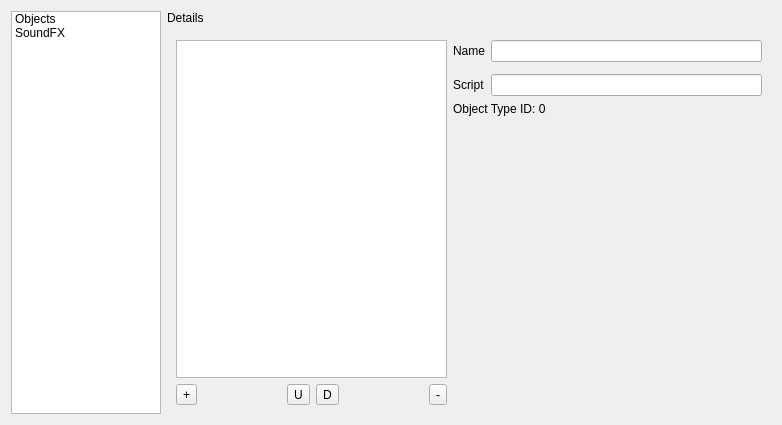
<?xml version="1.0" encoding="UTF-8"?>
<ui version="4.0">
 <class>StageConfigEditorv2</class>
 <widget class="QWidget" name="StageConfigEditorv2">
  <property name="geometry">
   <rect>
    <x>0</x>
    <y>0</y>
    <width>782</width>
    <height>425</height>
   </rect>
  </property>
  <property name="windowTitle">
   <string>Form</string>
  </property>
  <layout class="QGridLayout" name="gridLayout">
   <item row="0" column="1">
    <widget class="QLabel" name="sectionLabel">
     <property name="text">
      <string>Details</string>
     </property>
    </widget>
   </item>
   <item row="0" column="0" rowspan="2">
    <widget class="QListWidget" name="sectionList">
     <property name="sizePolicy">
      <sizepolicy hsizetype="Fixed" vsizetype="Expanding">
       <horstretch>0</horstretch>
       <verstretch>0</verstretch>
      </sizepolicy>
     </property>
     <property name="minimumSize">
      <size>
       <width>150</width>
       <height>0</height>
      </size>
     </property>
     <property name="maximumSize">
      <size>
       <width>150</width>
       <height>16777215</height>
      </size>
     </property>
     <item>
      <property name="text">
       <string>Objects</string>
      </property>
     </item>
     <item>
      <property name="text">
       <string>SoundFX</string>
      </property>
     </item>
    </widget>
   </item>
   <item row="1" column="1">
    <widget class="QStackedWidget" name="detailsWidget">
     <widget class="QWidget" name="objectsPage">
      <layout class="QGridLayout" name="gridLayout_3">
       <item row="0" column="3">
        <widget class="QLineEdit" name="objName"/>
       </item>
       <item row="2" column="2">
        <widget class="QLabel" name="label_6">
         <property name="text">
          <string>Script</string>
         </property>
        </widget>
       </item>
       <item row="0" column="2">
        <widget class="QLabel" name="label_2">
         <property name="text">
          <string>Name</string>
         </property>
        </widget>
       </item>
       <item row="5" column="0">
        <layout class="QGridLayout" name="gridLayout_4">
         <item row="1" column="3">
          <widget class="QToolButton" name="downObj">
           <property name="text">
            <string>D</string>
           </property>
           <property name="icon">
            <iconset resource="../../resources.qrc">
             <normaloff>:/icons/ic_arrow_downward_48px.svg</normaloff>:/icons/ic_arrow_downward_48px.svg</iconset>
           </property>
          </widget>
         </item>
         <item row="1" column="1">
          <spacer name="horizontalSpacer">
           <property name="orientation">
            <enum>Qt::Horizontal</enum>
           </property>
           <property name="sizeHint" stdset="0">
            <size>
             <width>40</width>
             <height>20</height>
            </size>
           </property>
          </spacer>
         </item>
         <item row="1" column="0">
          <widget class="QToolButton" name="addObj">
           <property name="text">
            <string>+</string>
           </property>
           <property name="icon">
            <iconset resource="../../resources.qrc">
             <normaloff>:/icons/ic_add_circle_48px.svg</normaloff>:/icons/ic_add_circle_48px.svg</iconset>
           </property>
          </widget>
         </item>
         <item row="1" column="2">
          <widget class="QToolButton" name="upObj">
           <property name="text">
            <string>U</string>
           </property>
           <property name="icon">
            <iconset resource="../../resources.qrc">
             <normaloff>:/icons/ic_arrow_upward_48px.svg</normaloff>:/icons/ic_arrow_upward_48px.svg</iconset>
           </property>
          </widget>
         </item>
         <item row="1" column="5">
          <widget class="QToolButton" name="rmObj">
           <property name="text">
            <string>-</string>
           </property>
           <property name="icon">
            <iconset resource="../../resources.qrc">
             <normaloff>:/icons/ic_cancel_48px.svg</normaloff>:/icons/ic_cancel_48px.svg</iconset>
           </property>
          </widget>
         </item>
         <item row="1" column="4">
          <spacer name="horizontalSpacer_11">
           <property name="orientation">
            <enum>Qt::Horizontal</enum>
           </property>
           <property name="sizeHint" stdset="0">
            <size>
             <width>40</width>
             <height>20</height>
            </size>
           </property>
          </spacer>
         </item>
        </layout>
       </item>
       <item row="0" column="0" rowspan="5">
        <widget class="QListWidget" name="objList">
         <property name="sizePolicy">
          <sizepolicy hsizetype="Expanding" vsizetype="Expanding">
           <horstretch>0</horstretch>
           <verstretch>0</verstretch>
          </sizepolicy>
         </property>
         <property name="minimumSize">
          <size>
           <width>194</width>
           <height>0</height>
          </size>
         </property>
         <property name="maximumSize">
          <size>
           <width>16777215</width>
           <height>16777215</height>
          </size>
         </property>
        </widget>
       </item>
       <item row="2" column="3">
        <widget class="QLineEdit" name="objScript"/>
       </item>
       <item row="4" column="3">
        <spacer name="verticalSpacer_2">
         <property name="orientation">
          <enum>Qt::Vertical</enum>
         </property>
         <property name="sizeHint" stdset="0">
          <size>
           <width>20</width>
           <height>40</height>
          </size>
         </property>
        </spacer>
       </item>
       <item row="3" column="2" colspan="2">
        <widget class="QLabel" name="objType">
         <property name="text">
          <string>Object Type ID: 0</string>
         </property>
        </widget>
       </item>
      </layout>
     </widget>
     <widget class="QWidget" name="sfxPage">
      <layout class="QGridLayout" name="gridLayout_6">
       <item row="4" column="3">
        <spacer name="verticalSpacer_3">
         <property name="orientation">
          <enum>Qt::Vertical</enum>
         </property>
         <property name="sizeHint" stdset="0">
          <size>
           <width>20</width>
           <height>311</height>
          </size>
         </property>
        </spacer>
       </item>
       <item row="5" column="0">
        <layout class="QGridLayout" name="gridLayout_5">
         <item row="0" column="0">
          <widget class="QToolButton" name="addSfx">
           <property name="text">
            <string>+</string>
           </property>
           <property name="icon">
            <iconset resource="../../resources.qrc">
             <normaloff>:/icons/ic_add_circle_48px.svg</normaloff>:/icons/ic_add_circle_48px.svg</iconset>
           </property>
          </widget>
         </item>
         <item row="0" column="2">
          <widget class="QToolButton" name="upSfx">
           <property name="text">
            <string>U</string>
           </property>
           <property name="icon">
            <iconset resource="../../resources.qrc">
             <normaloff>:/icons/ic_arrow_upward_48px.svg</normaloff>:/icons/ic_arrow_upward_48px.svg</iconset>
           </property>
          </widget>
         </item>
         <item row="0" column="3">
          <widget class="QToolButton" name="downSfx">
           <property name="text">
            <string>D</string>
           </property>
           <property name="icon">
            <iconset resource="../../resources.qrc">
             <normaloff>:/icons/ic_arrow_downward_48px.svg</normaloff>:/icons/ic_arrow_downward_48px.svg</iconset>
           </property>
          </widget>
         </item>
         <item row="0" column="1">
          <spacer name="horizontalSpacer_2">
           <property name="orientation">
            <enum>Qt::Horizontal</enum>
           </property>
           <property name="sizeHint" stdset="0">
            <size>
             <width>40</width>
             <height>20</height>
            </size>
           </property>
          </spacer>
         </item>
         <item row="0" column="5">
          <widget class="QToolButton" name="rmSfx">
           <property name="text">
            <string>-</string>
           </property>
           <property name="icon">
            <iconset resource="../../resources.qrc">
             <normaloff>:/icons/ic_cancel_48px.svg</normaloff>:/icons/ic_cancel_48px.svg</iconset>
           </property>
          </widget>
         </item>
         <item row="0" column="4">
          <spacer name="horizontalSpacer_10">
           <property name="orientation">
            <enum>Qt::Horizontal</enum>
           </property>
           <property name="sizeHint" stdset="0">
            <size>
             <width>40</width>
             <height>20</height>
            </size>
           </property>
          </spacer>
         </item>
        </layout>
       </item>
       <item row="0" column="0" rowspan="5">
        <widget class="QListWidget" name="sfxList">
         <property name="sizePolicy">
          <sizepolicy hsizetype="Expanding" vsizetype="Expanding">
           <horstretch>0</horstretch>
           <verstretch>0</verstretch>
          </sizepolicy>
         </property>
         <property name="minimumSize">
          <size>
           <width>194</width>
           <height>0</height>
          </size>
         </property>
         <property name="maximumSize">
          <size>
           <width>16777215</width>
           <height>16777215</height>
          </size>
         </property>
        </widget>
       </item>
       <item row="2" column="1">
        <widget class="QLabel" name="label_8">
         <property name="text">
          <string>Path</string>
         </property>
        </widget>
       </item>
       <item row="2" column="3">
        <widget class="QLineEdit" name="sfxPath"/>
       </item>
       <item row="3" column="1" colspan="3">
        <widget class="QLabel" name="sfxID">
         <property name="text">
          <string>SoundFX ID: 0</string>
         </property>
        </widget>
       </item>
      </layout>
     </widget>
    </widget>
   </item>
  </layout>
 </widget>
 <resources>
  <include location="../../resources.qrc"/>
 </resources>
 <connections/>
</ui>
